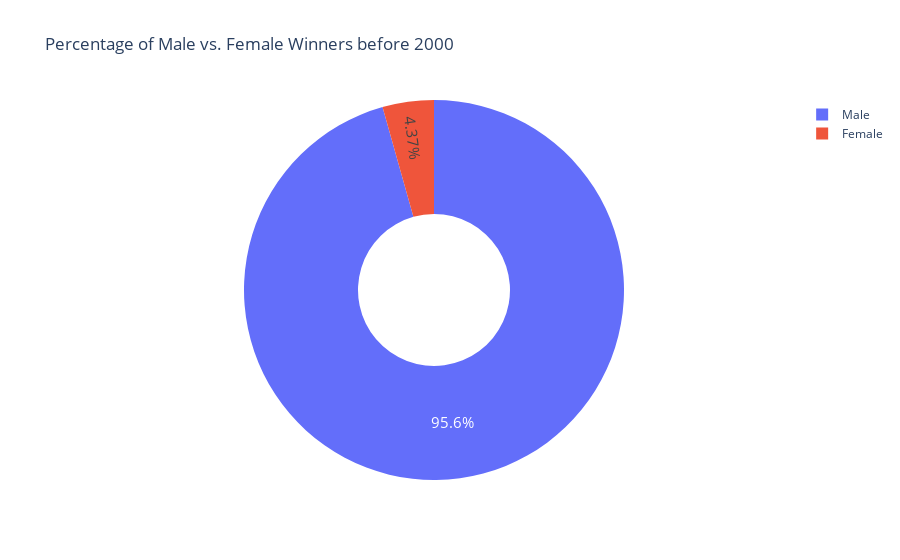
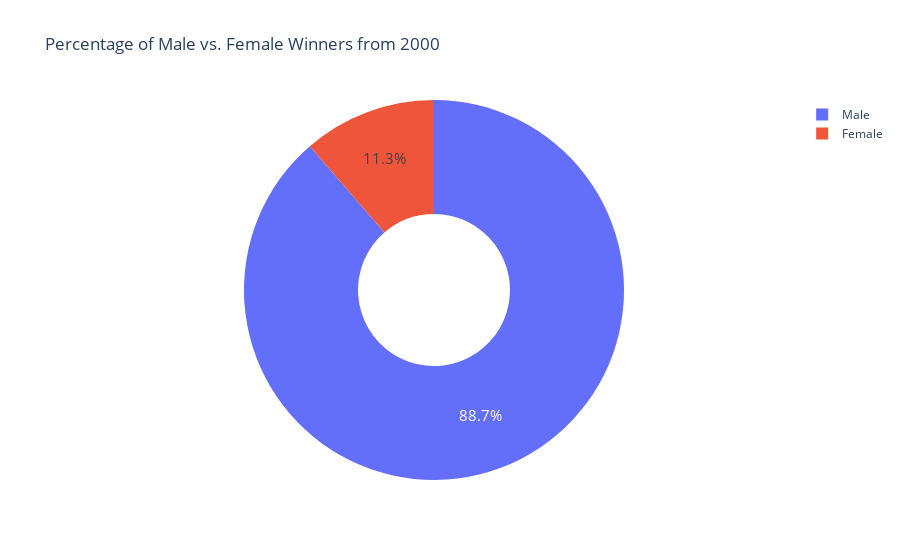

Source (notebook cell) for these figures, in order:
### Code cell
data_bf_2000 = df_data[df_data.year < 2000]
data_af_2000 = df_data[df_data.year >= 2000]
biology = data_bf_2000.sex.value_counts()
fig = px.pie(labels=biology.index,
             values=biology.values,
             title="Percentage of Male vs. Female Winners before 2000",
             names=biology.index,
             hole=0.4)
fig.update_traces(textposition='inside',
                  textfont_size=15, textinfo='percent')
fig.show()
biology = data_af_2000.sex.value_counts()
fig = px.pie(labels=biology.index,
             values=biology.values,
             title="Percentage of Male vs. Female Winners from 2000",
             names=biology.index,
             hole=0.4)
fig.update_traces(textposition='inside',
                  textfont_size=15, textinfo='percent')
fig.show()

### Figure 1 — Plotly figure (JSON) as saved in the notebook; plotly's stock layout.template omitted (floating-point values rounded to 4 significant figures)
{"data": [{"domain": {"x": [0, 1], "y": [0, 1]}, "hole": 0.4, "hovertemplate": "label=%{label}<br>value=%{value}<extra></extra>", "labels": ["Male", "Female"], "legendgroup": "", "name": "", "showlegend": true, "textfont": {"size": 15}, "textinfo": "percent", "textposition": "inside", "type": "pie", "values": [657, 30]}], "layout": {"legend": {"tracegroupgap": 0}, "title": {"text": "Percentage of Male vs. Female Winners before 2000"}}}

### Figure 2 — Plotly figure (JSON) as saved in the notebook; plotly's stock layout.template omitted (floating-point values rounded to 4 significant figures)
{"data": [{"domain": {"x": [0, 1], "y": [0, 1]}, "hole": 0.4, "hovertemplate": "label=%{label}<br>value=%{value}<extra></extra>", "labels": ["Male", "Female"], "legendgroup": "", "name": "", "showlegend": true, "textfont": {"size": 15}, "textinfo": "percent", "textposition": "inside", "type": "pie", "values": [219, 28]}], "layout": {"legend": {"tracegroupgap": 0}, "title": {"text": "Percentage of Male vs. Female Winners from 2000"}}}
